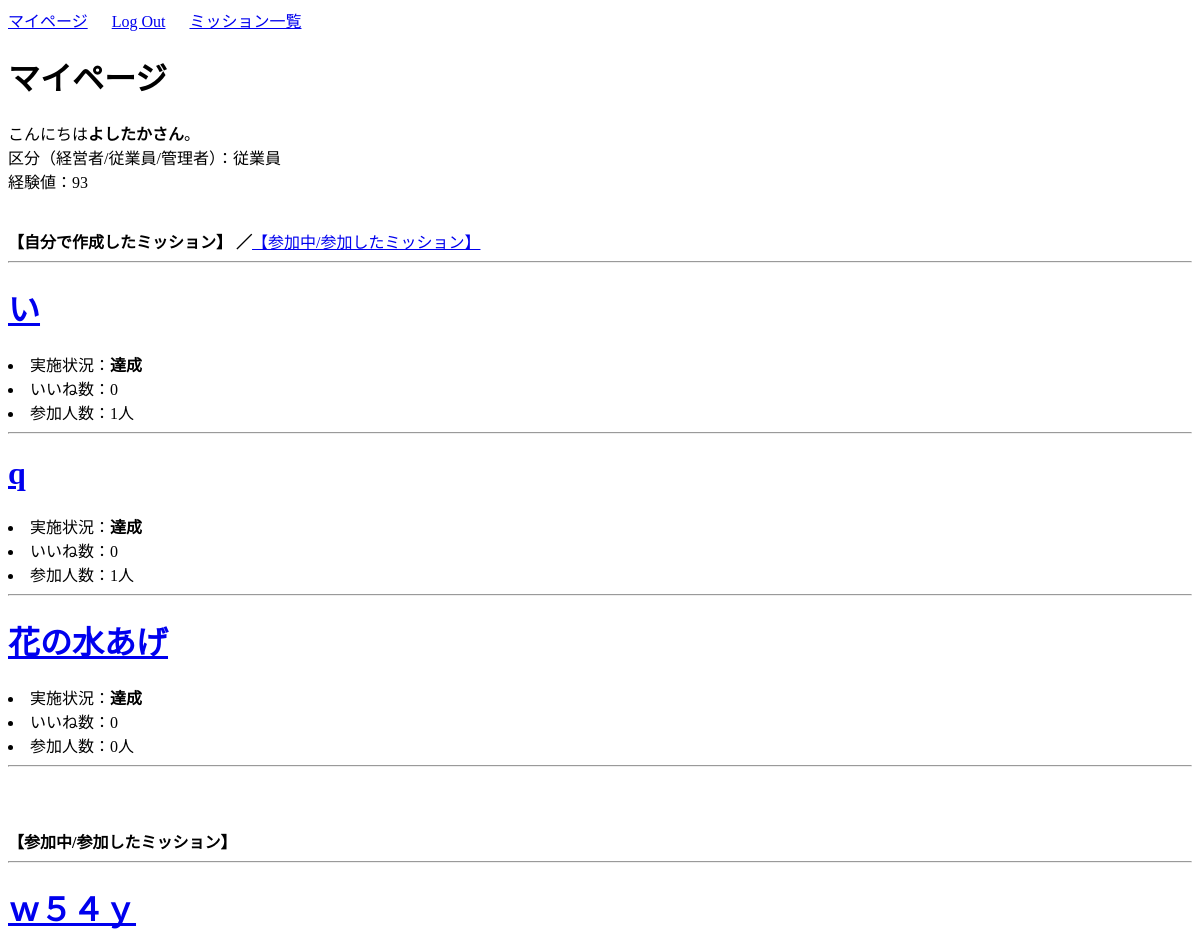
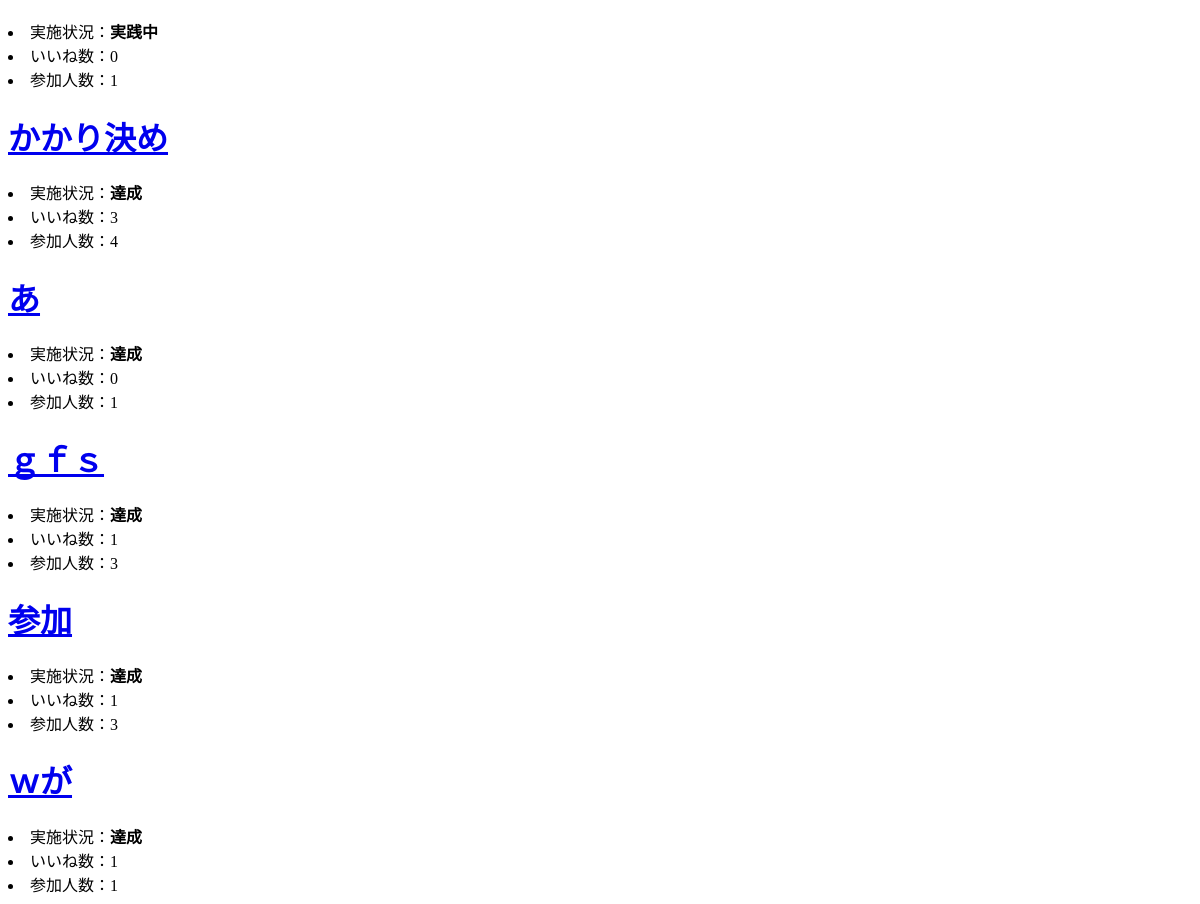
Screenshot of / (signed in) with the database file from the repository (2 pictures, top to bottom).
### user/models.py (models this page shows, shortened)
class Profile(models.Model):
    user = models.OneToOneField(User, on_delete=models.CASCADE)
    kubun = models.CharField(verbose_name='区分',
                             max_length=2,
                             choices=KUBUN_CHOICES,
                             blank=True)
    exp_total = models.IntegerField(verbose_name='経験値', default=10)
    create_count = models.IntegerField(default=0)         # ミッション作成回数
    my_success_count = models.IntegerField(default=0)     # 自ら作成したミッションの達成数
    join_count = models.IntegerField(default=0)           # ミッション参加回数
    team_success_count = models.IntegerField(default=0)   # 参加したミッションの達成回数

### mission/models.py (models this page shows, shortened)
class Mission(models.Model):
    author = models.ForeignKey(User, on_delete=models.CASCADE)
    title = models.CharField(max_length=100)
    content = models.TextField()
    date_posted = models.DateTimeField(default=timezone.now)
    mission_flg = models.IntegerField(choices=EXAMPLE_FLG, default=0)    # 達成状況(0:実践中 / 1:達成)
    cost_exp = models.IntegerField(default=3)                            # 作成時に消費されるポイント(使えていない)
    success_exp = models.IntegerField(default=10)                        # クリア報酬ポイント
    good_count = models.IntegerField(default=0)                          # いいね数
    participants = models.IntegerField(default=0)                        # 参加者数
    participants_list_text = models.CharField(max_length=200, default='')# 参加者リスト(文字列で保存)
    participants_list = models.ManyToManyField(Profile)                  # 参加者リスト(他対他)
    approval = models.IntegerField(choices=EXAMPLE_APPROVAL, default=0)  # 承認状況

### user/views.py (the view)
# urls.py: path('', views.expmain, name='expmain'),
def expmain(request):
    if request.user.is_authenticated:
        profiles = Profile.objects.filter(user__username=request.user.username)
        profile = profiles[0]
        my_missions = Mission.objects.filter(author=request.user)   # 自分が作成したミッション
        join_missions = profile.mission_set.all                     # 自分が参加したミッション
        contents = {
            "profile": profile,
            "total_exp": total_exp,
            "my_missions": my_missions,
            "join_missions": join_missions,
        }
    else:
        contents = {}
    return render(request, 'user/expmain.html', contents)

### user/templates/user/expmain.html (shortened to what this page needs)
{% extends 'mission/base.html' %}
{% block body %}
<!DOCTYPE html>
<html>
<head>
</head>
<body>
    <h1>マイページ</h1>
    {% if user.is_authenticated %}
    こんにちは<b>{{ profile.user.username }}さん</b>。
    <br>
    {% if profile %}
    区分（経営者/従業員/管理者）：{{ profile.get_kubun_display }}
    <br>
    経験値：{{ profile.exp_total }}
    <br>
    <br>
    <br>
    <b>【自分で作成したミッション】 ／</b><a href="{% url 'join-list' %}">【参加中/参加したミッション】</a>
    <hr>
    {% for mission in my_missions reversed %}
    <h1><a href="{% url 'mission-detail' mission.id %}">{{ mission.title }}</a></h1>
    <li>実施状況：<b>{{ mission.get_mission_flg_display }}</b></li>
    <li>いいね数：{{ mission.good_count }}</li>
    <li>参加人数：{{ mission.participants }}人</li>
    <hr>
    {% endfor %}
    <br>
    <br>
    <br>
    <b>【参加中/参加したミッション】</b>
    <hr>
    {% for item in join_missions reversed  %}
    <h1><a href="{% url 'mission-detail' item.id %}">{{ item.title }}</a></h1>
    <li>実施状況：<b>{{ item.get_mission_flg_display }}</b></li>
    <li>いいね数：{{ item.good_count }}</li>
    <li>参加人数：{{ item.participants }}</li>
    {% endfor %}
    {% else %}
    <p>データがありません。</p>
    {% endif %}
    {% else %}
    <h3>loginしてください。</h3>
    {% endif %}
</body>
</html>
{% endblock body %}

### rows the page displays
Profile: user.username "よしたか", kubun "従業員", exp_total "93"
Mission: title "い", mission_flg "達成", good_count "0", participants "1"
Mission: title "q", mission_flg "達成", good_count "0", participants "1"
Mission: title "花の水あげ", mission_flg "達成", good_count "0", participants "0"
Mission: title "ｗ５４ｙ", mission_flg "実践中", good_count "0", participants "1"
Mission: title "かかり決め", mission_flg "達成", good_count "3", participants "4"
Mission: title "あ", mission_flg "達成", good_count "0", participants "1"
Mission: title "ｇｆｓ", mission_flg "達成", good_count "1", participants "3"
Mission: title "参加", mission_flg "達成", good_count "1", participants "3"
Mission: title "ｗが", mission_flg "達成", good_count "1", participants "1"
